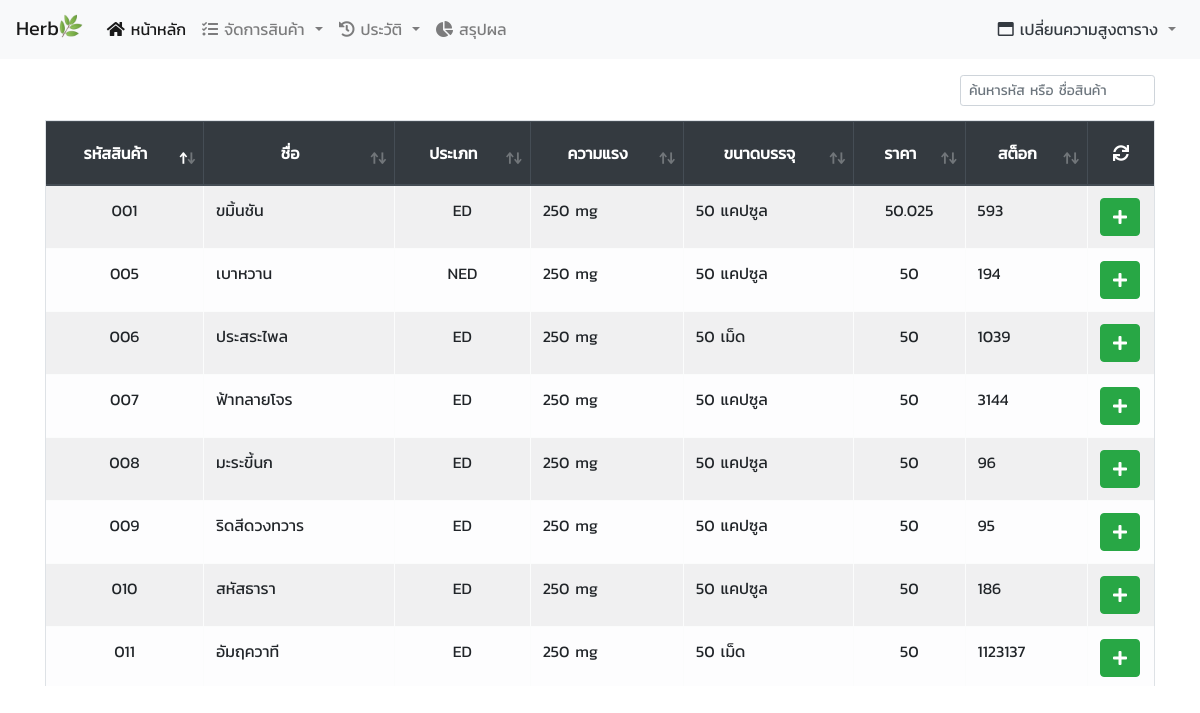
Before: / with the older database file.
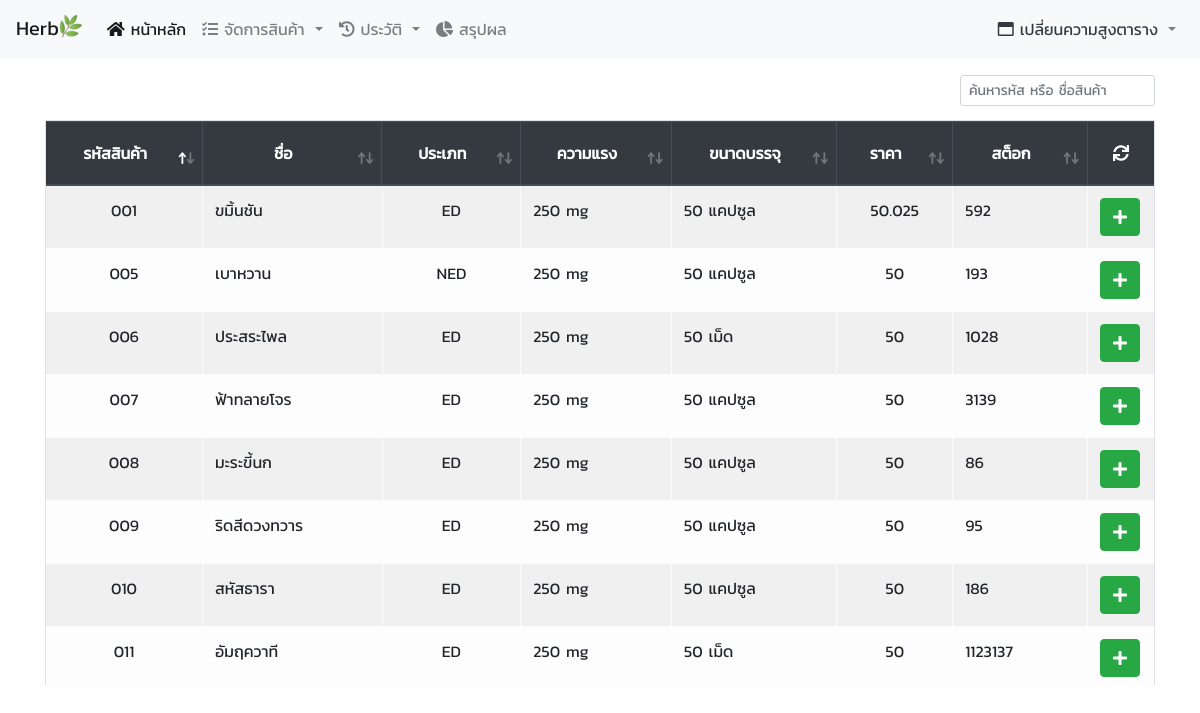
After: the same page with the newer database file.
### tables this page shows
CREATE TABLE `product` (
  `product_id` char(3) NOT NULL,
  `product_name` varchar(255) NOT NULL,
  `product_type` enum('NED','ED') NOT NULL,
  `product_potent` varchar(255) NOT NULL,
  `product_amount` varchar(255) NOT NULL,
  `product_cost` double NOT NULL,
  `product_price` double NOT NULL,
  `product_price_discount` double NOT NULL,
  `product_stock` int(10) NOT NULL,
  `product_status` enum('ขาย','เลิกขาย') NOT NULL
);

### model/model_product.php (called while the page is built, shortened)
<?php
function getListProduct($pdo, $page)
{
    if ($page == 'product_add_stock') {
        $listProduct = $pdo->prepare("SELECT * FROM product WHERE product_status = 'ขาย'");
        $listProduct->execute();
    } else if ($page == 'index') {
        $listProduct = $pdo->prepare("SELECT * FROM product WHERE product_status = 'ขาย'");
        $listProduct->execute();
    } else if ($page == 'product_edit') {
        $listProduct = $pdo->prepare("SELECT * FROM product ORDER BY product_status");
        $listProduct->execute();
    }
    return $listProduct;
}

### index.php (the view, shortened to what this page needs)
<head>
</head>
<body>
    <div class="container">
        <?php
        include($_SERVER['DOCUMENT_ROOT'] . "/herb_internship/model/model_product.php");
        $listProduct = getListProduct($pdo, "index");
        ?>
        <div class="my-3">
            <table class="table table-light table-striped table-responsive table-bordered table-hover" id="product">
                <thead class="thead-dark">
                    <tr>
                        <th class="align-middle text-center">รหัสสินค้า</th>
                        <th class="align-middle text-center">ชื่อ</th>
                        <th class="align-middle text-center">ประเภท</th>
                        <th class="align-middle text-center">ความแรง</th>
                        <th class="align-middle text-center">ขนาดบรรจุ</th>
                        <th class="align-middle text-center">ราคา<br>
                        </th>
                        <th class="align-middle text-center">สต็อก</th>
                        <th class="align-middle text-center no-sort"><a class="btn refresh-table text-white" href="#"><i class="fas fa-sync" id="refresh-a"></i></a></th>
                    </tr>
                </thead>
                <tbody id="tbodyData">
                    <?php
                    while ($rowListProduct = $listProduct->fetch()) {
                        echo '<tr>
                    <td class="text-center">' . $rowListProduct['product_id'] . '</td>
                    <td>' . $rowListProduct['product_name'] . '</td>
                    <td class="text-center">' . $rowListProduct['product_type'] . '</td>
                    <td>' . $rowListProduct['product_potent'] . '</td>
                    <td>' . $rowListProduct['product_amount'] . '</td>
                    <td class="text-center">' . $rowListProduct['product_price'] . '</td>
                    <td>' . $rowListProduct['product_stock'] . '</td>
                    <th data-product_id="' . $rowListProduct['product_id'] . '"
                    data-product_name="' . $rowListProduct['product_name'] . '"
                    data-product_type="' . $rowListProduct['product_type'] . '"
                    data-product_potent="' . $rowListProduct['product_potent'] . '"
                    data-product_amount="' . $rowListProduct['product_amount'] . '"
                    data-product_cost="' . $rowListProduct['product_cost'] . '"
                    data-product_price="' . $rowListProduct['product_price'] . '"
                    data-product_price_discount="' . $rowListProduct['product_price_discount'] . '"
                    data-product_stock="' . $rowListProduct['product_stock'] . '">
                        <a href="#" class="add-to-cart btn btn-success text-white" title="เพิ่มลงตะกร้า">
                        <i class="fas fa-plus"></i></a></th>
                    </tr>';
                    }
                    ?>
                </tbody>
            </table>
        </div>
    </div>
    <?php
    include($_SERVER['DOCUMENT_ROOT'] . "/herb_internship/modalbox/cart_modal.php"); ?>
</body>

Changed rows visible on the page:
changed product "ขมิ้นชัน": product_stock "593" → "592"
changed product "เบาหวาน": product_stock "194" → "193"
changed product "ประสระไพล": product_stock "1039" → "1028"
changed product "ฟ้าทลายโจร": product_stock "3144" → "3139"
changed product "มะระขี้นก": product_stock "96" → "86"
